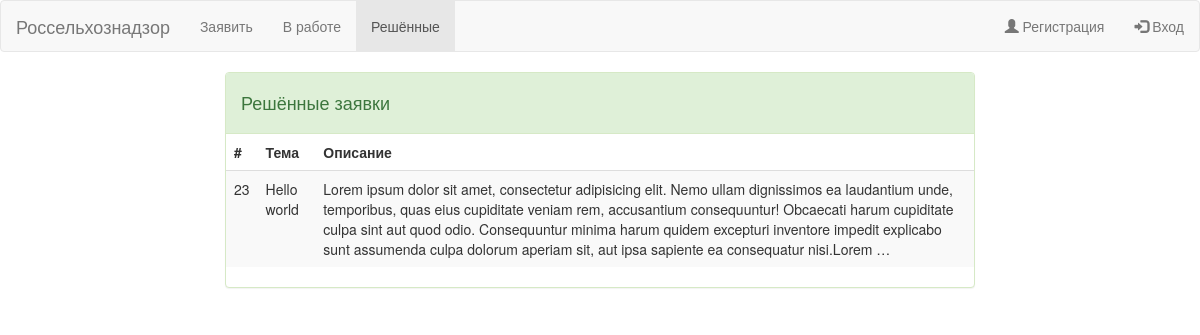
Page /bugs/solved_issues/ on the committed database.
### bugtracker_app/models.py (models this page shows, shortened)
class Issue(models.Model):
    subject = models.CharField(max_length=50)
    description = models.TextField()
    notify_by_email = models.BooleanField(default=True)
    created_date = models.DateTimeField(auto_now_add=True)
    updated_date = models.DateTimeField(auto_now_add=True)
    author_name = models.CharField(max_length=30, null=True, blank=True)
    author_email = models.EmailField(null=True, blank=True)
    author = models.ForeignKey(
        User,
        on_delete=models.PROTECT,
        null=True)
    status = models.ForeignKey(
        IssueStatus,
        on_delete=models.PROTECT,
        default=IssueStatus.get_default()[0])
    importance = models.ForeignKey(
        IssueImportance,
        on_delete=models.PROTECT)
    area = models.ForeignKey(
        IssueArea,
        on_delete=models.PROTECT)
    category = models.ForeignKey(
        IssueCategory,
        on_delete=models.PROTECT,
        default=0)
    version = models.ForeignKey(
        IssueVersion,
        on_delete=models.PROTECT,
        null=True, blank=True)
    def get_absolute_url(self):
        return reverse('bugtracker:issue_detail', args=(self.id,))

### bugtracker_app/views.py (the view)
# urls.py: path('solved_issues/', SolvedIssuesView.as_view(), name='solved_issues'),
class SolvedIssuesView(ListView):
    paginate_by = 10
    template_name = APP_NAME+'/solved_issues.html'
    def get_queryset(self):
        return Issue.objects.filter(status__name='решена')
    def get_context_data(self, **kwargs):
        ctx = super().get_context_data(**kwargs)
        ctx['page_solved'] = 'active' # for css class BS 3
        return ctx

### templates/bugtracker_app/solved_issues.html
{% extends 'bugtracker_app/issue_list.html'%}
{% block panel_class %}success{%endblock%}
{% block list_title %}Решённые заявки{% endblock %}

### templates/bugtracker_app/issue_list.html
{%extends 'bugtracker_app/base.html'%}
{% block content%}
<div class="container">
  <div class="row">
    <div class="col-md-8 col-md-offset-2">
      <div class="panel panel-{% block panel_class %}default{%endblock%}">
        <div class="panel-heading">
          <h4>{% block list_title %} {% endblock %}</h4>
        </div>
        <div class="body">
          <table class="table table-striped table-hover">
            <thead style="font-weight: bold">
              <tr>
                <td>#</td>
                <td>Тема</td>
                <td>Описание</td>
              </tr>
            </thead>
            <tbody>
              {%for issue in object_list%}
              <tr onclick="window.location='{{issue.get_absolute_url}}';">
                <td>{{issue.id}}</td>
                <td>{{issue.subject}}</td>
                <td>{{issue.description|truncatewords:50}}</td>
              </tr>
              {% empty %}
              <tr>
                <td colspan="3"> Тут ничего нет </td>
              </tr>
              {%endfor%}
            </tbody>
          </table>
        </div>
      </div>
    </div>
  </div>
</div>
{% endblock%}

### rows in the picture
Issue: id "23", subject "Hello world", description "Lorem ipsum dolor sit amet, consectetur adipisicing elit. Nemo ullam dignissimos ea laudantium unde, temporibus, quas eius cupiditate veniam rem, accusantium consequuntur! Obcaecati harum cupiditate culpa sint aut quod odio. Consequuntur minima harum quidem excepturi inventore impedit explicabo sunt assumenda culpa dolorum aperiam sit, aut ipsa sapiente ea consequatur nisi.Lorem …"
